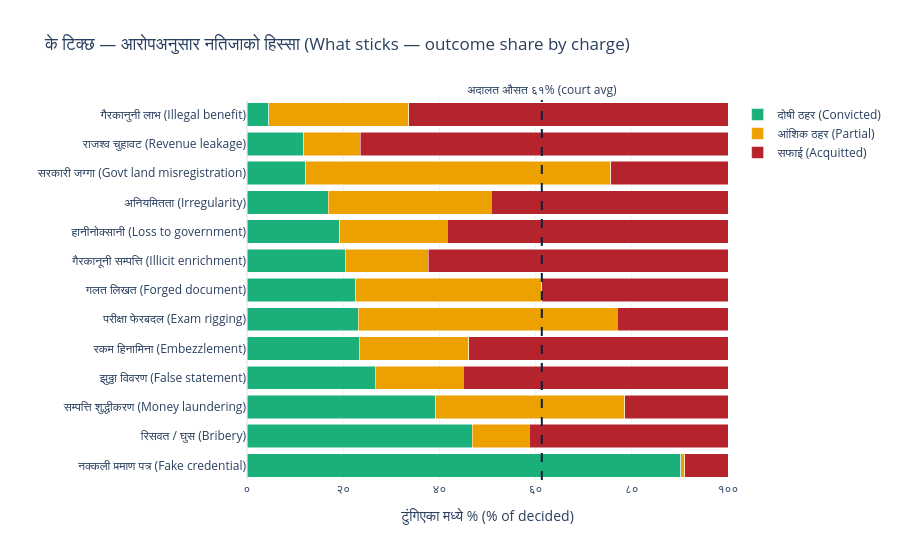

The notebook cell this image was saved under:
### Markdown cell above
## 3. What actually sticks — conviction depends on what was charged

The court average hides enormous spread. **Fake-credential** cases (नक्कली प्रमाण पत्र) convict at
~90%; the core financial-graft families — embezzlement, loss to government, illegal benefit — convict
far below average. Each bar is one offense family's decided cases split 100% Convicted / Partial /
Acquitted, sorted so the most-convicting charge is on top. The dashed line is the court-wide
conviction rate.

### Code cell
df = outcome_by_charge.copy()
df["total"] = df.convicted + df.partial + df.acquitted
df["conv_pct"] = df.convicted / df.total * 100
df = df.sort_values("conv_pct")   # ascending -> highest ends up at the top of a horizontal bar
df["label"] = df.charge_ne + " (" + df.charge_en + ")"
for c in ["convicted", "partial", "acquitted"]:
    df[c + "_pct"] = df[c] / df.total * 100
long = df.melt(id_vars="label", value_vars=["convicted_pct", "partial_pct", "acquitted_pct"],
               var_name="outcome", value_name="pct")
long["outcome"] = long.outcome.map({"convicted_pct": L_CONV, "partial_pct": L_PART, "acquitted_pct": L_ACQ})
fig = px.bar(long, y="label", x="pct", color="outcome", orientation="h", color_discrete_map=OUT,
             category_orders={"label": df.label.tolist(), "outcome": [L_CONV, L_PART, L_ACQ]},
             title="के टिक्छ — आरोपअनुसार नतिजाको हिस्सा (What sticks — outcome share by charge)")
fig.update_layout(barmode="stack", xaxis_title="टुंगिएका मध्ये % (% of decided)", yaxis_title="",
                  legend_title="", height=560)
pct_ticks(fig, "x")
fig.add_vline(x=AVG, line_dash="dash", line_color=NAVY,
              annotation_text=f"अदालत औसत {dev(f'{AVG:.0f}')}% (court avg)", annotation_position="top")
fig

### Figure 1 — Plotly figure (JSON) as saved in the notebook; plotly's stock layout.template omitted (floating-point values rounded to 4 significant figures)
{"data": [{"hovertemplate": "outcome=दोषी ठहर (Convicted)<br>pct=%{x}<br>label=%{y}<extra></extra>", "legendgroup": "दोषी ठहर (Convicted)", "marker": {"color": "#1baf7a", "pattern": {"shape": ""}}, "name": "दोषी ठहर (Convicted)", "orientation": "h", "showlegend": true, "textposition": "auto", "type": "bar", "x": [4.478, 11.76, 12.2, 16.92, 19.25, 20.43, 22.58, 23.08, 23.32, 26.67, 39.29, 46.84, 90.19], "xaxis": "x", "y": ["गैरकानुनी लाभ (Illegal benefit)", "राजश्व चुहावट (Revenue leakage)", "सरकारी जग्गा (Govt land misregistration)", "अनियमितता (Irregularity)", "हानीनोक्सानी (Loss to government)", "गैरकानूनी सम्पत्ति (Illicit enrichment)", "गलत लिखत (Forged document)", "परीक्षा फेरबदल (Exam rigging)", "रकम हिनामिना (Embezzlement)", "झुठ्ठा विवरण (False statement)", "सम्पत्ति शुद्धीकरण (Money laundering)", "रिसवत / घुस (Bribery)", "नक्कली प्रमाण पत्र (Fake credential)"], "yaxis": "y"}, {"hovertemplate": "outcome=आंशिक ठहर (Partial)<br>pct=%{x}<br>label=%{y}<extra></extra>", "legendgroup": "आंशिक ठहर (Partial)", "marker": {"color": "#eda100", "pattern": {"shape": ""}}, "name": "आंशिक ठहर (Partial)", "orientation": "h", "showlegend": true, "textposition": "auto", "type": "bar", "x": [29.1, 11.76, 63.41, 33.85, 22.36, 17.2, 38.71, 53.85, 22.79, 18.33, 39.29, 11.85, 0.7911], "xaxis": "x", "y": ["गैरकानुनी लाभ (Illegal benefit)", "राजश्व चुहावट (Revenue leakage)", "सरकारी जग्गा (Govt land misregistration)", "अनियमितता (Irregularity)", "हानीनोक्सानी (Loss to government)", "गैरकानूनी सम्पत्ति (Illicit enrichment)", "गलत लिखत (Forged document)", "परीक्षा फेरबदल (Exam rigging)", "रकम हिनामिना (Embezzlement)", "झुठ्ठा विवरण (False statement)", "सम्पत्ति शुद्धीकरण (Money laundering)", "रिसवत / घुस (Bribery)", "नक्कली प्रमाण पत्र (Fake credential)"], "yaxis": "y"}, {"hovertemplate": "outcome=सफाई (Acquitted)<br>pct=%{x}<br>label=%{y}<extra></extra>", "legendgroup": "सफाई (Acquitted)", "marker": {"color": "#B5242C", "pattern": {"shape": ""}}, "name": "सफाई (Acquitted)", "orientation": "h", "showlegend": true, "textposition": "auto", "type": "bar", "x": [66.42, 76.47, 24.39, 49.23, 58.39, 62.37, 38.71, 23.08, 53.89, 55.0, 21.43, 41.31, 9.019], "xaxis": "x", "y": ["गैरकानुनी लाभ (Illegal benefit)", "राजश्व चुहावट (Revenue leakage)", "सरकारी जग्गा (Govt land misregistration)", "अनियमितता (Irregularity)", "हानीनोक्सानी (Loss to government)", "गैरकानूनी सम्पत्ति (Illicit enrichment)", "गलत लिखत (Forged document)", "परीक्षा फेरबदल (Exam rigging)", "रकम हिनामिना (Embezzlement)", "झुठ्ठा विवरण (False statement)", "सम्पत्ति शुद्धीकरण (Money laundering)", "रिसवत / घुस (Bribery)", "नक्कली प्रमाण पत्र (Fake credential)"], "yaxis": "y"}], "layout": {"annotations": [{"showarrow": false, "text": "अदालत औसत ६१% (court avg)", "x": 61.29, "xanchor": "center", "xref": "x", "y": 1, "yanchor": "bottom", "yref": "y domain"}], "barmode": "stack", "height": 560, "legend": {"title": {"text": ""}, "tracegroupgap": 0}, "shapes": [{"line": {"color": "#0E1F3A", "dash": "dash"}, "type": "line", "x0": 61.29, "x1": 61.29, "xref": "x", "y0": 0, "y1": 1, "yref": "y domain"}], "title": {"text": "के टिक्छ — आरोपअनुसार नतिजाको हिस्सा (What sticks — outcome share by charge)"}, "xaxis": {"anchor": "y", "domain": [0.0, 1.0], "range": [0, 100], "tickmode": "array", "ticktext": ["०", "२०", "४०", "६०", "८०", "१००"], "tickvals": [0, 20, 40, 60, 80, 100], "title": {"text": "टुंगिएका मध्ये % (% of decided)"}}, "yaxis": {"anchor": "x", "categoryarray": ["नक्कली प्रमाण पत्र (Fake credential)", "रिसवत / घुस (Bribery)", "सम्पत्ति शुद्धीकरण (Money laundering)", "झुठ्ठा विवरण (False statement)", "रकम हिनामिना (Embezzlement)", "परीक्षा फेरबदल (Exam rigging)", "गलत लिखत (Forged document)", "गैरकानूनी सम्पत्ति (Illicit enrichment)", "हानीनोक्सानी (Loss to government)", "अनियमितता (Irregularity)", "सरकारी जग्गा (Govt land misregistration)", "राजश्व चुहावट (Revenue leakage)", "गैरकानुनी लाभ (Illegal benefit)"], "categoryorder": "array", "domain": [0.0, 1.0], "title": {"text": ""}}}}
